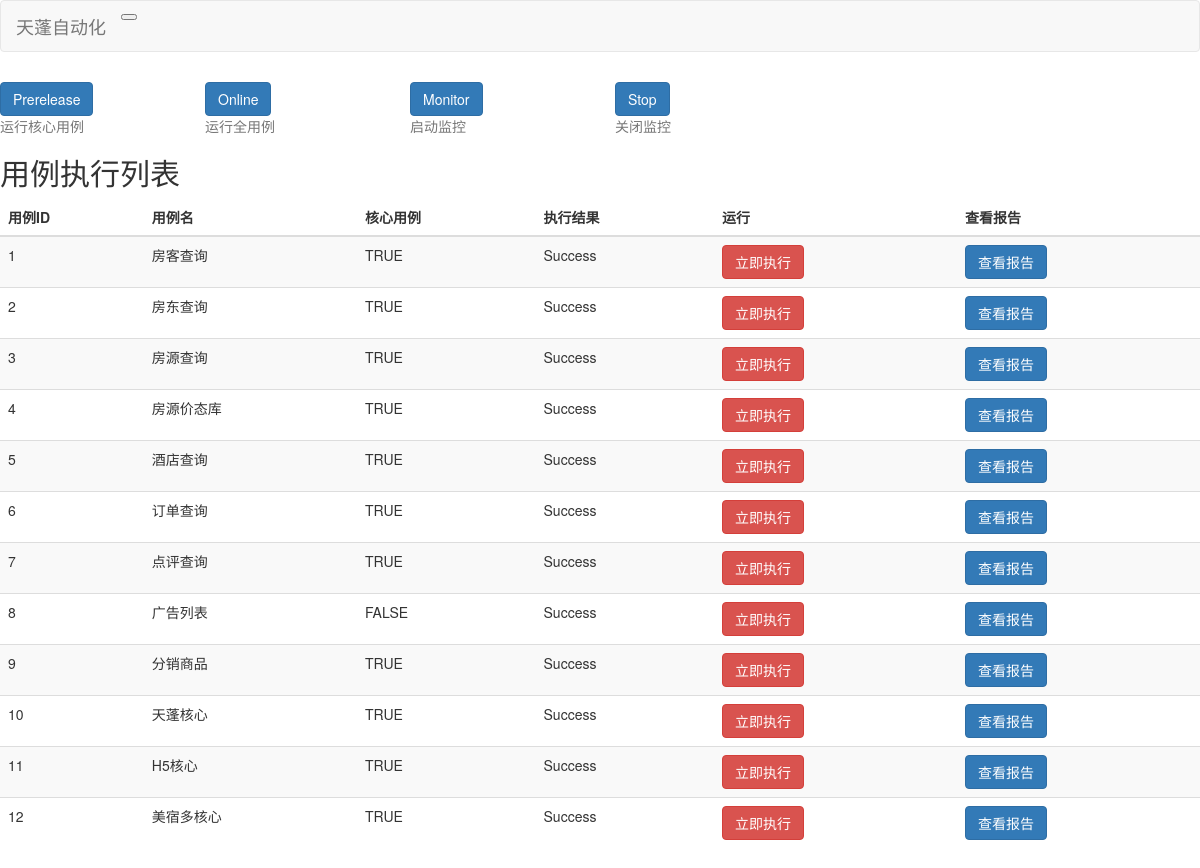
The app's page /index/ with its own data.
### RunFaster/running/models.py (models this page shows, shortened)
class Case(models.Model):
    case_name = models.CharField(max_length=100, null=True)
    run_id = models.IntegerField(null=True, default=0)
    run_file = models.CharField(max_length=100, default='')
    run_main = models.CharField(max_length=100, default='FALSE')  # 是否属于核心
    run_result = models.CharField(max_length=100, default='Success')  # 上次执行结果
    run_time = models.CharField(max_length=100, default='2022-05-20 13:43:38')  # 运行时间点
    run_fail_count = models.IntegerField(null=True, default=0)
    run_success_count = models.IntegerField(null=True, default=0)

### views.py (the view)
# urls.py: path('index/', views.index),
def index(request):
    return render(request, 'index.html', get_case_all())

### views.py (called while the page is built)
def get_case_all():
    cases = list(Case.objects.all().order_by('run_id').values())
    return {'cases': cases}

### templates/index.html (shortened to what this page needs)
<!doctype html>
<html lang="zh-CN">
<head>
    <link href="https://cdn.bootcss.com/bootstrap/3.3.0/css/bootstrap.min.css" rel="stylesheet">
</head>
<body>
<nav class="navbar navbar-default">
    <div class="container-fluid">
        <a class="navbar-brand" href="#">天蓬自动化</a>
        <button class="navbar-toggler" type="button" data-bs-toggle="collapse" data-bs-target="#navbarColor01"
                aria-controls="navbarColor01" aria-expanded="false" aria-label="Toggle navigation">
        </button>
    </div>
</nav>
<div class="container-fluid">
    <div class="row">
        <div class="main">
            <div class="row placeholders">
                <div class="col-xs-6 col-sm-2 placeholder">
                    <button type="button" class="btn btn-primary" onclick="runKey()">Prerelease</button>
                    <br>
                    <span class="text-muted">运行核心用例</span>
                </div>
                <div class="col-xs-6 col-sm-2 placeholder">
                    <button type="button" class="btn btn-primary" onclick="runAll()">Online</button>
                    <br>
                    <span class="text-muted">运行全用例</span>
                </div>
                <div class="col-xs-6 col-sm-2 placeholder">
                    <button type="button" class="btn btn-primary" onclick="runMonitor()">Monitor</button>
                    <br>
                    <span class="text-muted">启动监控</span>
                </div>
                <div class="col-xs-6 col-sm-2 placeholder">
                    <button type="button" class="btn btn-primary" onclick="stopMonitor()">Stop</button>
                    <br>
                    <span class="text-muted">关闭监控</span>
                </div>
                <div class="col-xs-6 col-sm-3 placeholder">
                    <br>
                </div>
            </div>
            <h2 class="sub-header">用例执行列表</h2>
            <div class="table-responsive">
                <table class="table table-striped">
                    <thead>
                    <tr>
                        <th>用例ID</th>
                        <th>用例名</th>
                        <th>核心用例</th>
                        <th>执行结果</th>
                        <th>运行</th>
                        <th>查看报告</th>
                    </tr>
                    </thead>
                    <tbody>
                    {% for case_index in cases %}
                        {% if case_index.run_result == 1 %}
                            <tr class="table-success">
                                <td>{{ case_index.run_id }}</td>
                                <td>{{ case_index.case_name }}</td>
                                <td>{{ case_index.run_main }}</td>
                                <td>{{ case_index.run_result }}</td>
                                <td>
                                    <button type="button" class="btn btn-success"
                                            onclick="runCaseOne({{ case_index.run_id }})">立即执行
                                    </button>
                                </td>
                                <td>
                                    <button type="button" class="btn btn-primary"
                                            onclick="reviewReport({{ case_index.run_id }})">查看报告
                                    </button>
                                </td>
                            </tr>
                        {% else %}
                            <tr class="table-danger">
                                <td>{{ case_index.run_id }}</td>
                                <td>{{ case_index.case_name }}</td>
                                <td>{{ case_index.run_main }}</td>
                                <td>{{ case_index.run_result }}</td>
                                <td>
                                    <button type="button" class="btn btn-danger"
                                            onclick="runCaseOne({{ case_index.run_id }})">立即执行
                                    </button>
                                </td>
                                <td>
                                    <button type="button" class="btn btn-primary"
                                            onclick="reviewReport({{ case_index.run_id }})">查看报告
                                    </button>
                                </td>
                            </tr>
                        {% endif %}
                    {% endfor %}
                    </tbody>
                </table>
            </div>
        </div>
    </div>
</div>
</body>
</html>

### records on screen
Case: run_id "1", case_name "房客查询", run_main "TRUE", run_result "Success"
Case: run_id "2", case_name "房东查询", run_main "TRUE", run_result "Success"
Case: run_id "3", case_name "房源查询", run_main "TRUE", run_result "Success"
Case: run_id "4", case_name "房源价态库", run_main "TRUE", run_result "Success"
Case: run_id "5", case_name "酒店查询", run_main "TRUE", run_result "Success"
Case: run_id "6", case_name "订单查询", run_main "TRUE", run_result "Success"
Case: run_id "7", case_name "点评查询", run_main "TRUE", run_result "Success"
Case: run_id "8", case_name "广告列表", run_main "FALSE", run_result "Success"

### other values on screen
{{ case_index.run_id }} "9" "10" "11" "12"
{{ case_index.case_name }} "分销商品" "天蓬核心" "H5核心" "美宿多核心"
{{ case_index.run_main }} "TRUE" "TRUE" "TRUE" "TRUE"
{{ case_index.run_result }} "Success" "Success" "Success" "Success"
